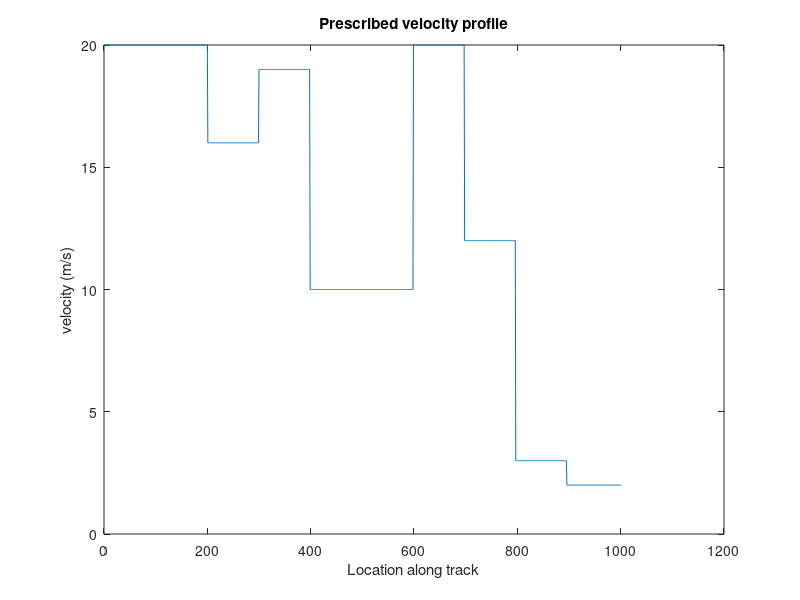
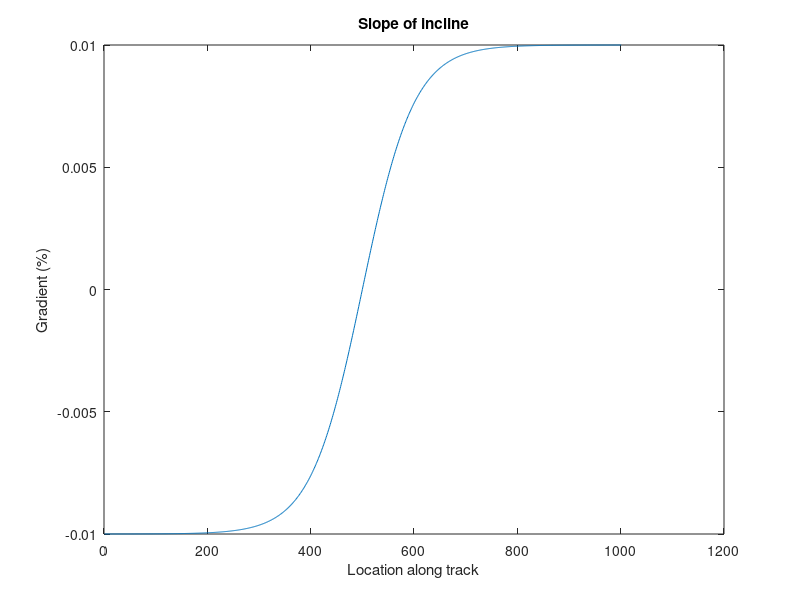
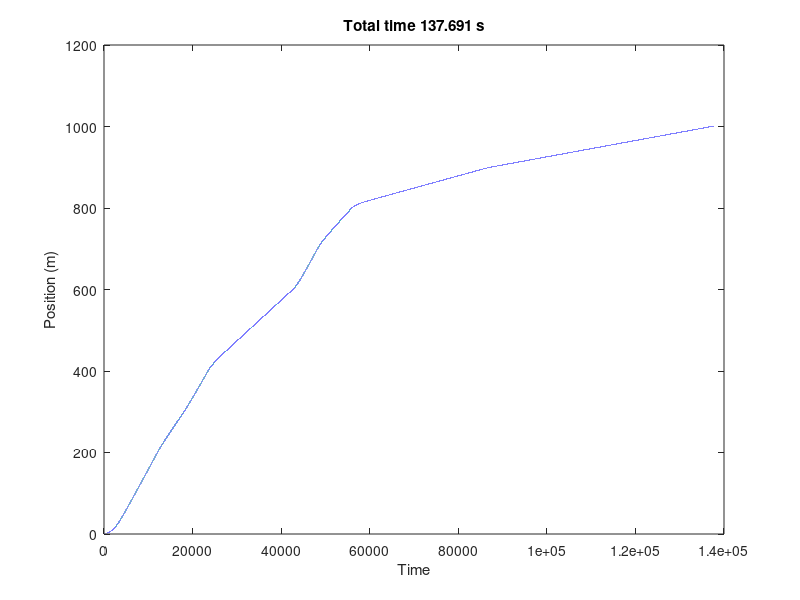
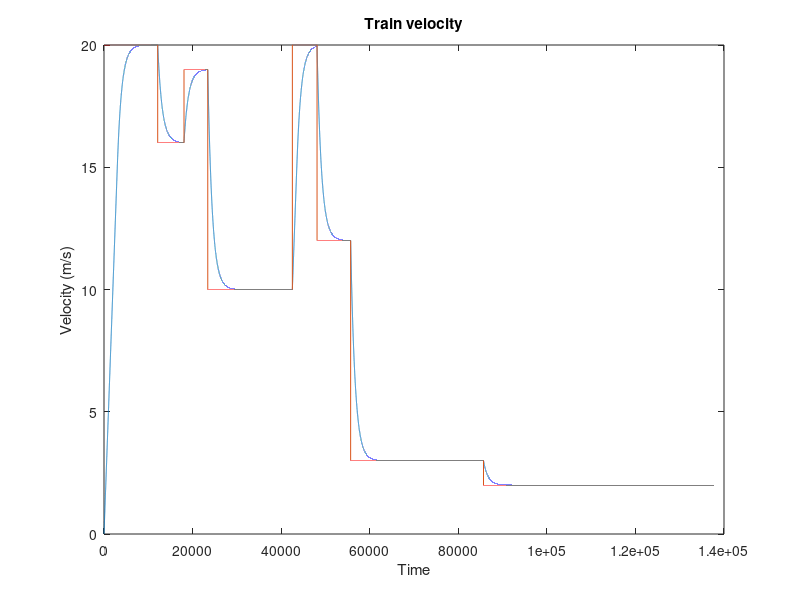

Write MATLAB code to recreate these figures, in order.
function [E,t] = metro() 
% A train controlled to match a specified speed profile vtilde along a 
% metro rail line.  Positions on the line are indexed by x = 1:1001, where
% 1 marks the beginning and 1001 marks the end. We compute tfinal, the time
% to reach the destination, and E, the total energy required for the trip,
% as a function of M, the mass of the train, and alpha, beta and gamma, 
% which are coefficients describing the resistance from the track and air.
close all;
tic;

start = 1;
stop = 1001;
horizon = 200.000;
maxforce = 5;  
eta = 100;
M = 1e2;            % mass of train plus passengers, constant for each trip

X = start:stop;               % space of possible positions along the track
vtilde=[20*l(200),16*l(99),19*l(99),10*l(200),20*l(99),12*l(99),3*l(99),2*l(106)]; 
G = 0.01 * tanh(X/100-5);                % incline slope as a function of x

figure;  plot(X,vtilde);
ann('Prescribed velocity profile','Location along track','velocity (m/s)');
figure;  plot(X,G);
ann('Slope of incline', 'Location along track', 'Gradient (%)');

FF = [];
x = 1;   xx = [];
v = 0;   vv = [];  vvv = [];
a = 0;
E = 0;
deltat = 1e-3;  % one millisecond
t = 0;
while ((x < stop) && (t < horizon))
  alpha = 1;  
  beta = 1;   
  gamma = 1;  
  vvv = [vvv , vtilde(floor(x))];
  R = alpha * v^2 + beta * v + gamma;
  FF = [FF , min(maxforce, (vtilde(floor(x)) - v))];  
  F = eta * min(maxforce, (vtilde(floor(x)) - v)) +  R + G(floor(x));
  a = (1/M) * (F - R - G(floor(x)));
  deltax = v * deltat + a * deltat^2 / 2;
  x = x + deltax;
  xx = [xx , x];
  v = v + a * deltat;   
  vv = [vv , v];
  E = E + max(F,0) * deltax;  
  if (floor(x)==stop) tfinal = t;               
    end 
  t = t + deltat;
  end
  
figure;  plot(xx);
ann(['Total time ',num2str(t),' s'], 'Time', 'Position (m)');
figure;  plot(vv); hold on;  plot(vvv); 
ann('Train velocity', 'Time', 'Velocity (m/s)');
figure;  plot(FF); 
ann(['Total energy ', num2str(E)], 'Time', 'Motive force (N)');
toc;
end

function ann(ti, xl, yl)
title(ti); xlabel(xl); ylabel(yl);
end

function ii = l(i)
ii = ones(1,i);
end
